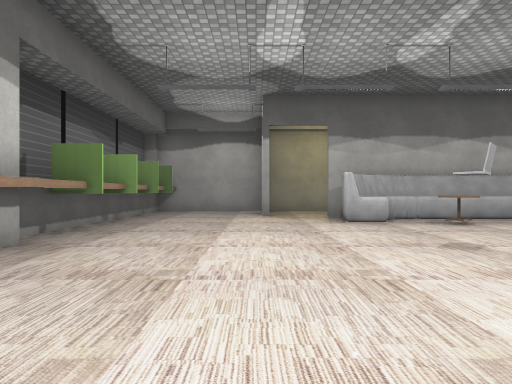
View 1 (above)

14 first-person views from a walk through a Unity game level. The camera is 1.2 m above the floor, looks level and sees 70° across. The floor is counted in squares, 2 m on a side. Each view is taken from the middle of a square. On the plan, view 1 faces up. The plan holds only what a view shows up to about 10 squares ahead; the rest is blank. The place goes on beyond the plan. The player is left out. Door leaves are left out, so doorways stand open. Some surface patterns are stand-ins.

View 2
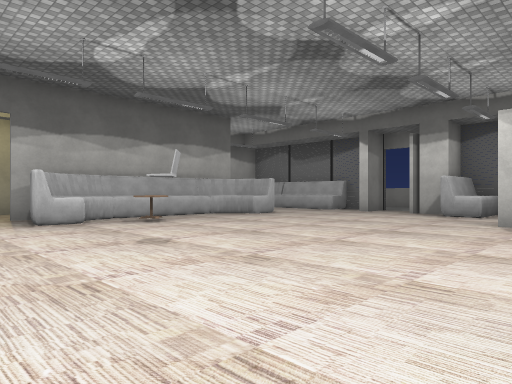

View 3
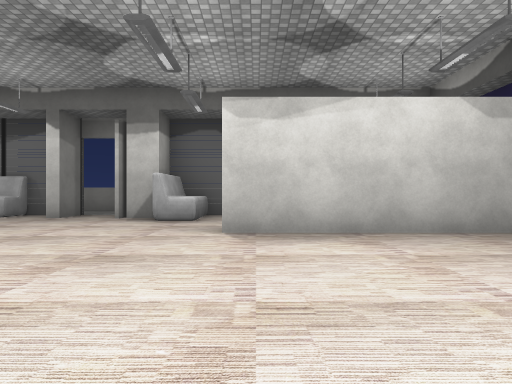

View 4
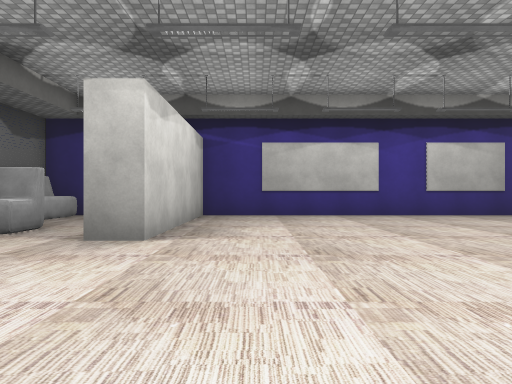

View 5
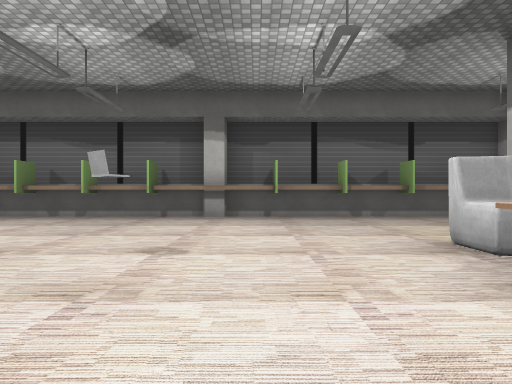

View 6
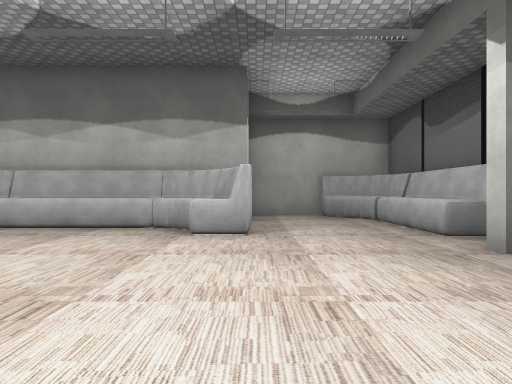

View 7
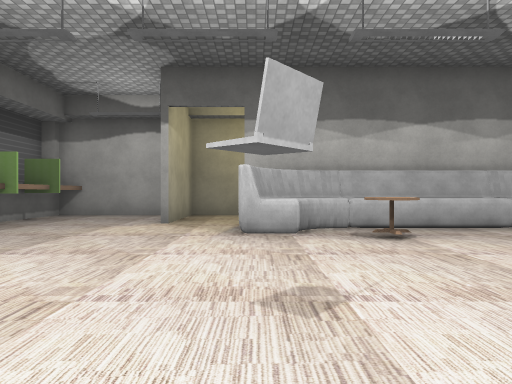

View 8
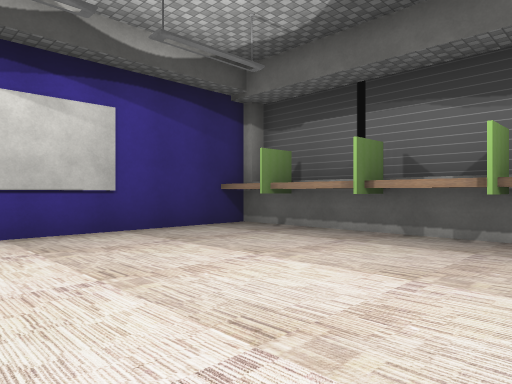

View 9
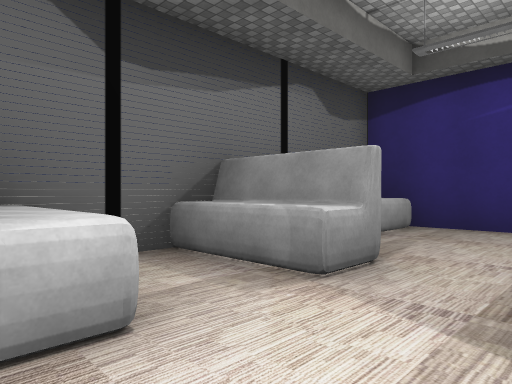

View 10
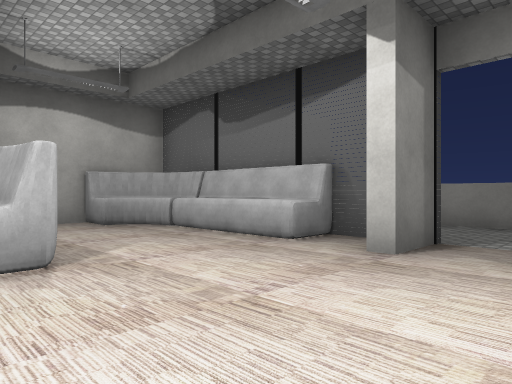

View 11
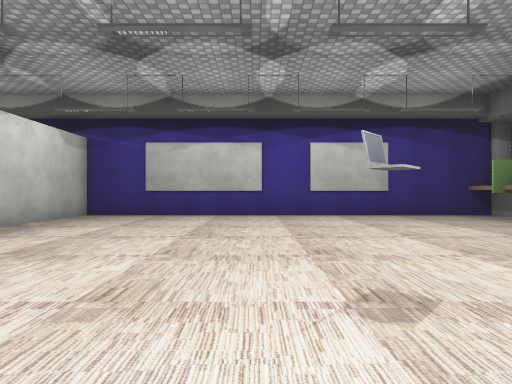

View 12
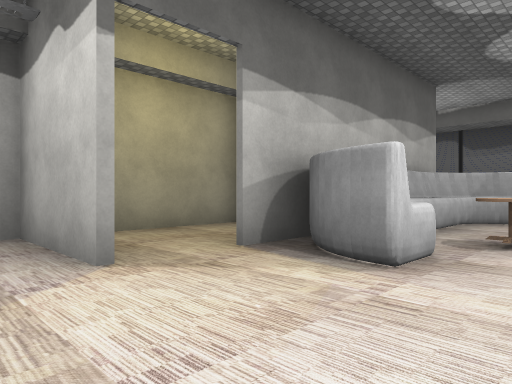

View 13
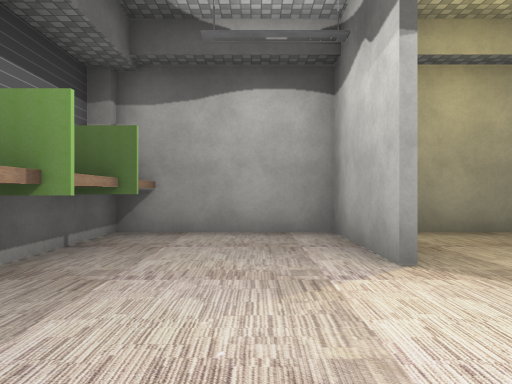

View 14
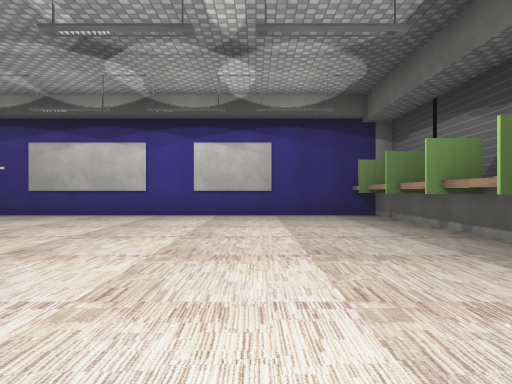

### Floor plan
Ten units are one square. View 1 is at (0, 0); x grows to the right and y downward. Boxes are objects, and circles mark ways between rooms. Rooms are numbered by the first view taken in them; rooms with no view inside come last. Other rooms are left out.
<svg viewBox="-39 -120 160 160">
<path fill="none" stroke="#000" d="M26 -72 17 -72 19 -79M21 -77 20 -72M22 -80 19 -73M77 -71 76 -80M78 -71 75 -80 71 -84 63 -88M36 -87 31 -86M36 -87 29 -85M80 -72 70 -72M76 -77 73 -83M70 -86 63 -87M104 -34 104 -40M-22 -55 -31 -55M-27 -42 -27 -38M-30 -26 -22 -26M2 -89 2 -115M-31 -38 -31 34 74 34 74 -15 81 -15M-31 -11 -22 -11M-34 -36 -34 -25M-34 -22 -34 8M-23 -72 -31 -72M-31 4 -22 4M114 -1 114 -29M116 -55 104 -55M114 -62 114 -70M91 34 105 34M-22 -86 -31 -86M-34 11 -34 25M-34 -71 -34 -42M1 -114 -31 -114 -31 -42M-22 -100 -31 -100M-34 -88 -34 -74M97 -105 97 -114 79 -114M-25 -100 -25 22 -25 35M112 -96 110 -102 106 -109 97 -113M-34 -100 -34 -91M102 -111 97 -112M-25 -115 -25 -104M3 -115 3 -90M40 -114 1 -114"/>
<rect x="15" y="-35" width="10" height="10" fill="#bbb"><title>laptop</title></rect>
<rect x="35" y="-75" width="10" height="10" fill="#bbb"><title>table</title></rect>
<rect x="35" y="-85" width="30" height="10" fill="#bbb"><title>sofa</title></rect>
<rect x="95" y="-15" width="20" height="20" fill="#bbb"><title>sofa</title></rect>
<rect x="95" y="-35" width="20" height="10" fill="#bbb"><title>sofa</title></rect>
<rect x="105" y="-5" width="10" height="40" fill="#bbb"><title>sofa</title></rect>
<rect x="105" y="-95" width="10" height="30" fill="#bbb"><title>sofa</title></rect>
<circle cx="10" cy="-90" r="3" fill="#2a7"/>
<text x="40" y="-30">1</text>
<text x="20" y="-110">2</text>
</svg>
Room 1 opens to room 2.

Where each view was taken, in squares from view 1:
view 1: 0 up, 0 right, facing up
view 2: 0 up, 0 right, facing up-right
view 3: 1 up, 2 right, facing right
view 4: 6 up, 6 right, facing down
view 5: 5 up, 6 right, facing left
view 6: 2 up, 8 right, facing up
view 7: 2 up, 2 right, facing up
view 8: 2 up, 2 right, facing down-left
view 9: 3 up, 8 right, facing down-right
view 10: 4 up, 7 right, facing up-right
view 11: 6 up, 3 right, facing down
view 12: 6 up, 1 left, facing up-right
view 13: 6 up, 1 left, facing up
view 14: 6 up, 0 right, facing down
